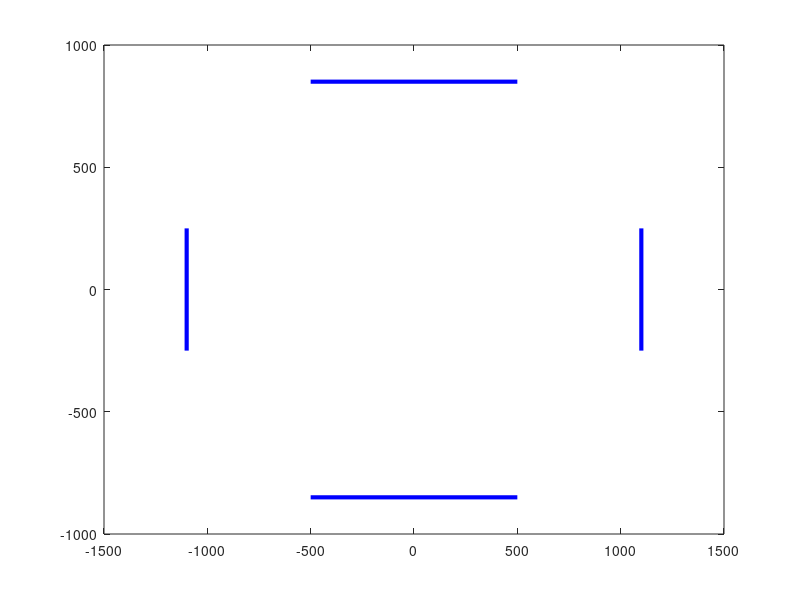

Here is the MATLAB script that generated this plot: (Note: this script raises an error after producing the figure.)
function drawmap()
   
    x=[-500 500];
    y=[1700/2 1700/2];
    plot(x,y,'b','LineWidth',3);
    hold on;
    x=[-500 500];
    y=-[1700/2 1700/2];
    plot(x,y,'b','LineWidth',3);
    x=[1100 1100];
    y=[-250 250];
    plot(x,y,'b','LineWidth',3);
    x=-[1100 1100];
    y=[-250 250];
    plot(x,y,'b','LineWidth',3);
    xt=@(t) 600*cos(t)+500;
    yt=@(t) 600*sin(t)+250;
    fplot(xt,yt,[0 pi/2],'b','LineWidth',3);
    xt=@(t) 600*cos(t)-500;
    yt=@(t) 600*sin(t)+250;
    fplot(xt,yt,[pi/2 pi],'b','LineWidth',3);
    xt=@(t) 600*cos(t)-500;
    yt=@(t) 600*sin(t)-250;
    fplot(xt,yt,[pi 3*pi/2],'b','LineWidth',3);
    
    xt=@(t) 600*cos(t)+500;
    yt=@(t) 600*sin(t)-250;
    fplot(xt,yt,[-pi/2 0],'b','LineWidth',3);
    
    
end